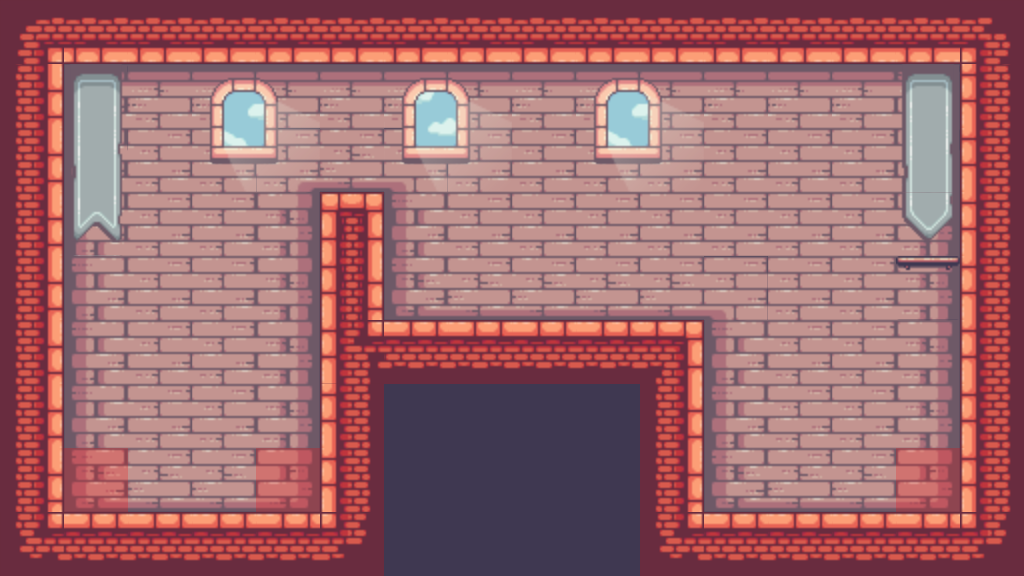

A level layout from a 2D game, rendered from its tile map. Below: a short description, then the map file with its tile-grid data intact:
An orthogonal 16x9 tile map with 64x64 px tiles, 4 tile layers (Background, Tiles, Decorations, Collisions), 3 tilesets and 9 objects.

<map version="1.9" tiledversion="1.9.2" orientation="orthogonal" renderorder="right-down" width="16" height="9" tilewidth="64" tileheight="64" infinite="0" nextlayerid="9" nextobjectid="42">
 <editorsettings>
  <export target="../../../../../../../Downloads/Level 5.js" format="js" />
 </editorsettings>
 <tileset firstgid="1" source="../tilesets/Main.tsx" />
 <tileset firstgid="248" source="../tilesets/Misc.tsx" />
 <tileset firstgid="251" source="../tilesets/Decorations.tsx" />
 <layer id="6" name="Background" width="16" height="9">
  <data encoding="csv">
41,41,41,41,41,41,41,41,41,41,41,41,41,41,41,41,
41,41,41,41,41,41,41,41,41,41,41,41,41,41,41,41,
41,41,41,41,41,41,41,41,41,41,41,41,41,41,41,41,
41,41,41,41,41,41,41,41,41,41,41,41,41,41,41,41,
41,41,41,41,41,41,41,41,41,41,41,41,41,41,41,41,
41,41,41,41,41,41,41,41,41,41,41,41,41,41,41,41,
41,41,41,41,41,41,41,41,41,41,41,41,41,41,41,41,
41,41,41,41,41,41,41,41,41,41,41,41,41,41,41,41,
41,41,41,41,41,41,41,41,41,41,41,41,41,41,41,41
</data>
 </layer>
 <layer id="1" name="Tiles" width="16" height="9">
  <data encoding="csv">
27,60,60,60,60,60,60,60,60,60,60,60,60,60,60,28,
42,135,136,136,136,136,136,136,136,136,136,136,136,136,137,40,
42,154,155,155,141,174,142,155,155,155,155,155,155,155,156,40,
42,154,155,155,156,25,154,155,155,155,155,155,155,155,156,40,
42,154,155,155,156,44,173,174,174,174,174,142,155,155,156,40,
42,154,155,155,156,106,22,22,22,22,23,154,155,155,156,40,
42,154,155,155,156,40,0,0,0,0,42,154,155,155,156,40,
42,173,174,174,175,40,0,0,0,0,42,173,174,174,175,40,
46,22,22,22,22,47,0,0,0,0,46,22,22,22,22,47
</data>
 </layer>
 <layer id="7" name="Decorations" width="16" height="9">
  <data encoding="csv">
0,0,0,0,0,0,0,0,0,0,0,0,0,0,0,0,
0,259,0,274,275,0,276,277,0,274,275,0,0,0,259,0,
0,266,0,281,282,0,283,284,0,281,282,0,0,0,266,0,
0,273,0,0,0,0,0,0,0,0,0,0,0,0,280,0,
0,0,0,0,0,0,0,0,0,0,0,0,0,0,263,0,
0,0,0,0,0,0,0,0,0,0,0,0,0,0,0,0,
0,0,0,0,0,0,0,0,0,0,0,0,0,0,0,0,
0,0,0,0,0,0,0,0,0,0,0,0,0,0,0,0,
0,0,0,0,0,0,0,0,0,0,0,0,0,0,0,0
</data>
 </layer>
 <objectgroup id="8" name="Misc">
  <object id="24" gid="249" x="276.379" y="512.988" width="44" height="32" />
  <object id="25" gid="249" x="255.866" y="512.988" width="44" height="32" />
  <object id="26" gid="249" x="267.987" y="482.217" width="44" height="32" />
  <object id="27" gid="249" x="64.7164" y="512.055" width="44" height="32" />
  <object id="28" gid="249" x="64.7164" y="481.285" width="44" height="32" />
  <object id="34" gid="249" x="910.435" y="511.123" width="47.7297" height="32.9324" />
  <object id="36" gid="249" x="897.381" y="511.123" width="44" height="30.1351" />
  <object id="38" gid="249" x="904.84" y="481.285" width="44" height="33.8649" />
  <object id="40" gid="248" x="707.407" y="513.826" width="92" height="112" />
 </objectgroup>
 <layer id="5" name="Collisions" width="16" height="9" opacity="0.22">
  <data encoding="csv">
250,250,250,250,250,250,250,250,250,250,250,250,250,250,250,250,
250,0,0,0,0,0,0,0,0,0,0,0,0,0,0,250,
250,0,0,0,0,0,0,0,0,0,0,0,0,0,0,250,
250,0,0,0,0,250,0,0,0,0,0,0,0,0,0,250,
250,0,0,0,0,250,0,0,0,0,0,0,0,0,0,250,
250,0,0,0,0,250,250,250,250,250,250,0,0,0,0,250,
250,0,0,0,0,250,0,0,0,0,250,0,0,0,0,250,
250,250,0,0,250,250,0,0,0,0,250,0,0,0,250,250,
250,250,250,250,250,250,0,0,0,0,250,250,250,250,250,250
</data>
 </layer>
</map>
